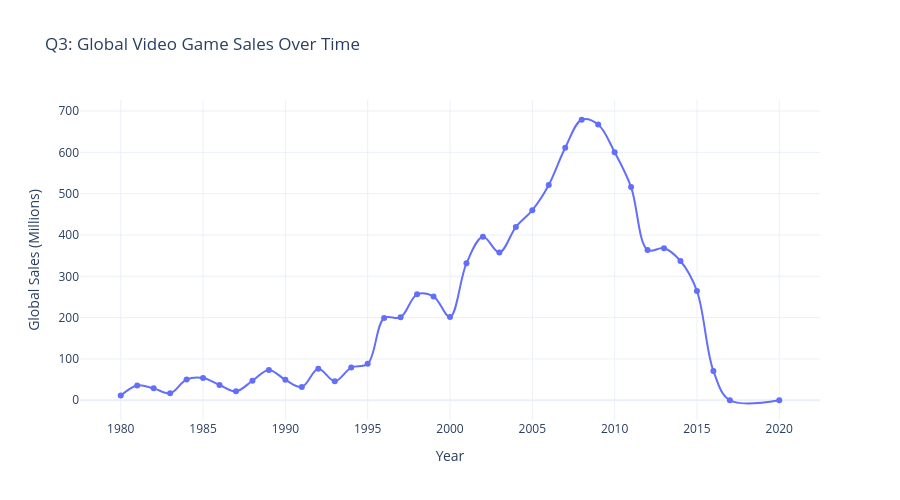

Notebook source saved alongside this figure:
### Markdown cell above
## Question 3: How Have Sales Changed Over Time?

### Code cell
# Q3: Sales Trend Over Time
yearly_sales = df.groupby('Year')['Global_Sales'].sum().sort_index()
print('Annual Global Sales Trend:')
print(yearly_sales)

fig = px.line(x=yearly_sales.index, y=yearly_sales.values,
              title='Q3: Global Video Game Sales Over Time',
              labels={'x': 'Year', 'y': 'Global Sales (Millions)'},
              markers=True, line_shape='spline')
fig.update_layout(height=500, template='plotly_white')
fig.show()

plt.figure(figsize=(14, 6))
yearly_sales.plot(kind='line', marker='o', linewidth=2.5, markersize=8, color='darkblue')
plt.title('Global Video Game Sales Trend (1980-2016)', fontsize=14, fontweight='bold')
plt.ylabel('Global Sales (Millions)', fontsize=12)
plt.xlabel('Year', fontsize=12)
plt.grid(True, alpha=0.3)
plt.tight_layout()
plt.savefig('sales_trend.png', dpi=300, bbox_inches='tight')
plt.show()

peak_year = yearly_sales.idxmax()
peak_sales = yearly_sales.max()
print(f'\nPeak Sales Year: {peak_year} with {peak_sales:.2f}M in sales!')
print('Insight: Sales peaked around 2008-2010 during console gaming\'s golden era')

### Figure 1 — Plotly figure (JSON) as saved in the notebook; plotly's stock layout.template omitted (floating-point values rounded to 4 significant figures)
{"data": [{"hovertemplate": "Year=%{x}<br>Global Sales (Millions)=%{y}<extra></extra>", "legendgroup": "", "line": {"color": "#636efa", "dash": "solid", "shape": "spline"}, "marker": {"symbol": "circle"}, "mode": "lines+markers", "name": "", "orientation": "v", "showlegend": false, "type": "scatter", "x": [1980, 1981, 1982, 1983, 1984, 1985, 1986, 1987, 1988, 1989, 1990, 1991, 1992, 1993, 1994, 1995, 1996, 1997, 1998, 1999, 2000, 2001, 2002, 2003, 2004, 2005, 2006, 2007, 2008, 2009, 2010, 2011, 2012, 2013, 2014, 2015, 2016, 2017, 2020], "xaxis": "x", "y": [11.38, 35.77, 28.86, 16.79, 50.36, 53.94, 37.07, 21.74, 47.22, 73.45, 49.39, 32.23, 76.16, 45.98, 79.17, 88.11, 199.2, 201.0, 256.5, 251.3, 201.6, 331.5, 395.5, 357.9, 419.3, 459.9, 521.0, 611.1, 678.9, 667.3, 600.5, 516.0, 363.5, 368.1, 337.1, 264.4, 70.93, 0.05, 0.29], "yaxis": "y"}], "layout": {"height": 500, "legend": {"tracegroupgap": 0}, "title": {"text": "Q3: Global Video Game Sales Over Time"}, "xaxis": {"anchor": "y", "domain": [0, 1], "title": {"text": "Year"}}, "yaxis": {"anchor": "x", "domain": [0, 1], "title": {"text": "Global Sales (Millions)"}}}}
